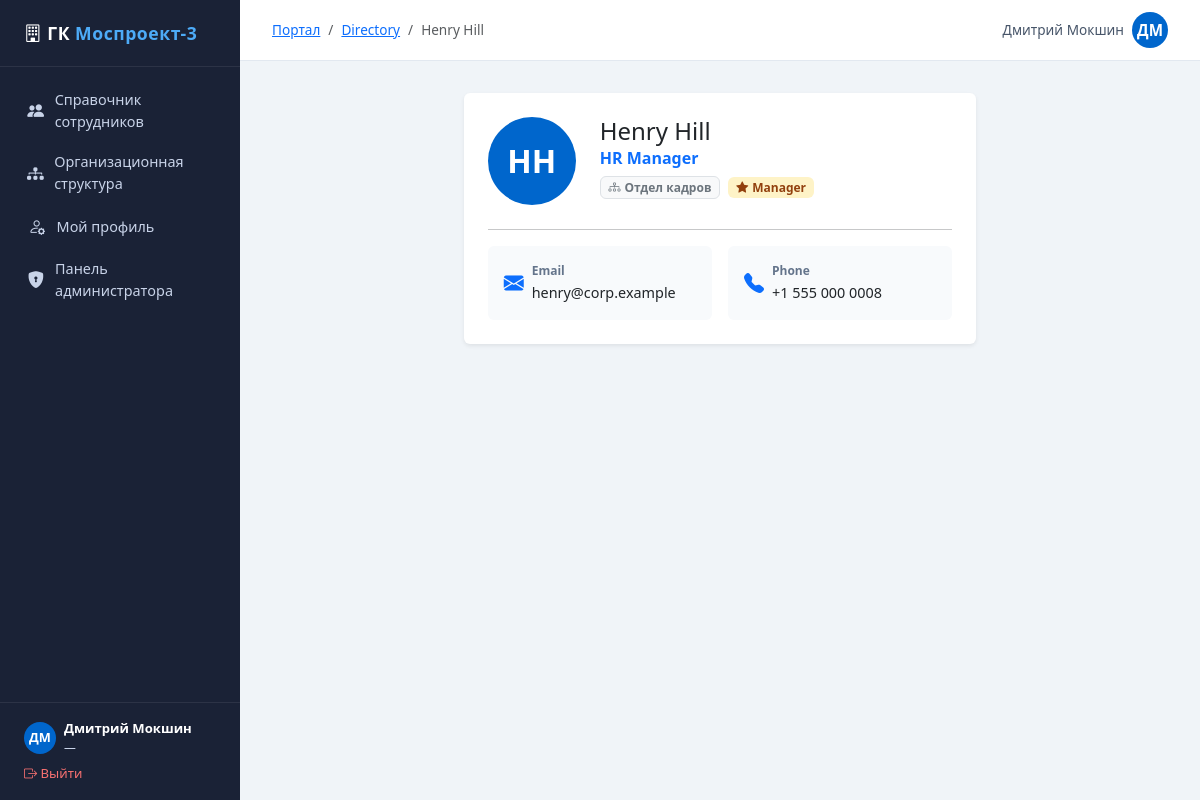
The page /employee/8/ (signed in) on the database its author committed.
### employees/models.py (models this page shows, shortened)
class EmployeeProfile(models.Model):
    user = models.OneToOneField(User, on_delete=models.CASCADE, related_name='profile')
    department = models.ForeignKey(
        Department, null=True, blank=True,
        on_delete=models.SET_NULL,
        related_name='employees',
    )
    middle_name = models.CharField(max_length=100, blank=True)
    job_title = models.CharField(max_length=200, blank=True)
    phone = models.CharField(max_length=50, blank=True)
    mobile = models.CharField(max_length=50, blank=True)
    location = models.CharField(max_length=200, blank=True)
    bio = models.TextField(blank=True)
    avatar = models.ImageField(upload_to='avatars/', null=True, blank=True)
    is_manager = models.BooleanField(default=False)
    def display_name(self):
        parts = [self.user.first_name, self.middle_name, self.user.last_name]
        full = ' '.join(p for p in parts if p)
        return full or self.user.username

class Department(models.Model):
    name = models.CharField(max_length=200)
    parent = models.ForeignKey(
        'self', null=True, blank=True,
        on_delete=models.SET_NULL,
        related_name='children',
    )
    description = models.TextField(blank=True)
    order = models.PositiveIntegerField(default=0)
    class Meta:
        ordering = ['order', 'name']

### employees/views.py (the view)
# urls.py: path('employee/<int:pk>/', views.employee_detail, name='employee_detail'),
@login_required
def employee_detail(request, pk):
    employee = get_object_or_404(User, pk=pk)
    profile = _get_or_create_profile(employee)
    return render(request, 'employees/employee_detail.html', {
        'employee': employee,
        'profile': profile,
    })

### employees/views.py (called while the page is built)
def _get_or_create_profile(user):
    profile, _ = EmployeeProfile.objects.get_or_create(user=user)
    return profile

### employees/templates/employees/employee_detail.html (shortened to what this page needs)
{% extends "employees/base.html" %}
{% block breadcrumb_items %}
<li class="breadcrumb-item"><a href="{% url 'directory' %}">Directory</a></li>
<li class="breadcrumb-item active">{{ profile.display_name }}</li>
{% endblock %}
{% block content %}
<div class="row justify-content-center">
  <div class="col-lg-7">
    <div class="card border-0 shadow-sm">
      <div class="card-body p-4">
        <div class="d-flex align-items-start gap-4 mb-4">
          <div class="avatar-circle avatar-lg flex-shrink-0">
            {% if profile.avatar %}
              <img src="{{ profile.avatar.url }}" alt="">
            {% else %}
              {{ employee.first_name|first|upper }}{{ employee.last_name|first|upper }}
            {% endif %}
          </div>
          <div>
            <h4 class="mb-0">{{ profile.display_name }}</h4>
            <p class="text-primary fw-semibold mb-1">{{ profile.job_title|default:"—" }}</p>
            {% if profile.department %}
            <span class="badge bg-light text-secondary border">
              <i class="bi bi-diagram-3 me-1"></i>{{ profile.department.name }}
            </span>
            {% endif %}
            {% if profile.is_manager %}
            <span class="badge ms-1" style="background:#fef3c7;color:#92400e;">
              <i class="bi bi-star-fill me-1"></i>Manager
            </span>
            {% endif %}
          </div>
        </div>
        <hr>
        <div class="row g-3">
          {% if employee.email %}
          <div class="col-md-6">
            <div class="d-flex align-items-center gap-2 p-3 rounded" style="background:#f8fafc;">
              <i class="bi bi-envelope-fill text-primary fs-5"></i>
              <div>
                <div style="font-size:.75rem;color:#64748b;font-weight:600;">Email</div>
                <a href="mailto:{{ employee.email }}" class="text-dark text-decoration-none" style="font-size:.9rem;">{{ employee.email }}</a>
              </div>
            </div>
          </div>
          {% endif %}
          {% if profile.phone %}
          <div class="col-md-6">
            <div class="d-flex align-items-center gap-2 p-3 rounded" style="background:#f8fafc;">
              <i class="bi bi-telephone-fill text-primary fs-5"></i>
              <div>
                <div style="font-size:.75rem;color:#64748b;font-weight:600;">Phone</div>
                <a href="tel:{{ profile.phone }}" class="text-dark text-decoration-none" style="font-size:.9rem;">{{ profile.phone }}</a>
              </div>
            </div>
          </div>
          {% endif %}
        </div>
      </div>
    </div>
  </div>
</div>
{% endblock %}

### employees/templates/employees/base.html (shortened to what this page needs)
<!DOCTYPE html>
<html lang="en" data-bs-theme="light">
<head>
  <link rel="stylesheet" href="https://cdn.jsdelivr.net/npm/bootstrap@5.3.3/dist/css/bootstrap.min.css">
  <link rel="stylesheet" href="https://cdn.jsdelivr.net/npm/bootstrap-icons@1.11.3/font/bootstrap-icons.min.css">
</head>
<body>
<div class="sidebar">
  <div class="sidebar-logo"><i class="bi bi-building"></i> ГК <span>Моспроект-3</span></div>
  <nav class="sidebar-nav">
    <a href="{% url 'directory' %}" class="{% if request.resolver_match.url_name == 'directory' %}active{% endif %}">
      <i class="bi bi-people-fill"></i> Справочник сотрудников
    </a>
    <a href="{% url 'org_tree' %}" class="{% if request.resolver_match.url_name == 'org_tree' %}active{% endif %}">
      <i class="bi bi-diagram-3-fill"></i> Организационная структура
    </a>
    {% if user.is_authenticated %}
    <a href="{% url 'profile_edit' %}" class="{% if request.resolver_match.url_name == 'profile_edit' %}active{% endif %}">
      <i class="bi bi-person-gear"></i> Мой профиль
    </a>
    {% endif %}
    {% if user.is_staff %}
    <a href="/admin/">
      <i class="bi bi-shield-lock-fill"></i> Панель администратора
    </a>
    {% endif %}
  </nav>
  <div class="sidebar-footer">
    {% if user.is_authenticated %}
    <div class="d-flex align-items-center gap-2 mb-2">
      <div class="avatar-circle" style="width:32px;height:32px;font-size:.8rem;">
        {% if user.profile.avatar %}
          <img src="{{ user.profile.avatar.url }}" alt="">
        {% else %}
          {{ user.first_name|first|upper }}{{ user.last_name|first|upper }}
        {% endif %}
      </div>
      <div style="min-width:0">
        <div style="font-size:.82rem;color:#fff;font-weight:600;white-space:nowrap;overflow:hidden;text-overflow:ellipsis">
          {{ user.get_full_name|default:user.username }}
        </div>
        <div style="font-size:.74rem;">{{ user.profile.job_title|default:"—" }}</div>
      </div>
    </div>
    <a href="{% url 'logout' %}" style="color:#f87171;font-size:.82rem;text-decoration:none;">
      <i class="bi bi-box-arrow-right"></i> Выйти
    </a>
    {% endif %}
  </div>
</div>
<div class="main-content">
  <div class="topbar">
    <div>
      {% block breadcrumb %}
      <nav aria-label="breadcrumb">
        <ol class="breadcrumb mb-0" style="font-size:.85rem;">
          <li class="breadcrumb-item"><a href="{% url 'directory' %}">Портал</a></li>
          {% block breadcrumb_items %}{% endblock %}
        </ol>
      </nav>
      {% endblock %}
    </div>
    <div>
      {% if user.is_authenticated %}
      <a href="{% url 'profile_edit' %}" class="text-decoration-none d-flex align-items-center gap-2">
        <span style="font-size:.85rem;color:#475569;">{{ user.get_full_name|default:user.username }}</span>
        <div class="avatar-circle" style="width:36px;height:36px;">
          {% if user.profile.avatar %}
            <img src="{{ user.profile.avatar.url }}" alt="">
          {% else %}
            {{ user.first_name|first|upper }}{{ user.last_name|first|upper }}
          {% endif %}
        </div>
      </a>
      {% endif %}
    </div>
  </div>
  <div class="page-body">
    {% block content %}{% endblock %}
  </div>
</div>
</body>
</html>

### employees/templates/employees/base.html (style rules this page uses)
:root { --portal-blue: #0066cc; --portal-sidebar: #1a2236; --portal-sidebar-text: #c8d3e8; }
body { background: #f0f4f8; min-height: 100vh; }
.sidebar { width: 240px; min-height: 100vh; background: var(--portal-sidebar); position: fixed; top: 0; left: 0; z-index: 100; display: flex; flex-direction: column; }
.sidebar-logo { padding: 1.25rem 1.5rem; border-bottom: 1px solid rgba(255,255,255,.08); font-size: 1.1rem; font-weight: 700; color: #fff; letter-spacing: .03em; }
.sidebar-logo span { color: #4dabf7; }
.sidebar-nav { padding: .75rem 0; flex: 1; }
.sidebar-nav a { display: flex; align-items: center; gap: .65rem; padding: .6rem 1.5rem; color: var(--portal-sidebar-text); text-decoration: none; font-size: .9rem; border-left: 3px solid transparent; transition: background .15s, color .15s; }
.sidebar-nav a i { font-size: 1.05rem; width: 1.2rem; text-align: center; }
.sidebar-footer { padding: 1rem 1.5rem; border-top: 1px solid rgba(255,255,255,.08); font-size: .82rem; color: var(--portal-sidebar-text); }
.main-content { margin-left: 240px; padding: 0; }
.topbar { background: #fff; border-bottom: 1px solid #e2e8f0; padding: .75rem 2rem; display: flex; align-items: center; justify-content: space-between; position: sticky; top: 0; z-index: 90; }
.page-body { padding: 2rem; }
.avatar-circle { width: 42px; height: 42px; border-radius: 50%; background: var(--portal-blue); color: #fff; display: flex; align-items: center; justify-content: center; font-weight: 600; font-size: .95rem; overflow: hidden; flex-shrink: 0; }
.avatar-lg { width: 88px; height: 88px; font-size: 2rem; }
.breadcrumb-item + .breadcrumb-item::before { content: "/"; }

### rows shown on the page
EmployeeProfile: display_name "Henry Hill", job_title "HR Manager", department.name "Отдел кадров", phone "+1 555 000 0008"

### other values the page prints
{{ user.first_name|first|upper }} "Д"
{{ user.last_name|first|upper }} "М"
{{ user.get_full_name|default:user.username }} "Дмитрий Мокшин"
{{ user.profile.job_title|default:"—" }} "—"
{{ employee.first_name|first|upper }} "H"
{{ employee.last_name|first|upper }} "H"
{{ employee.email }} "henry@corp.example"
